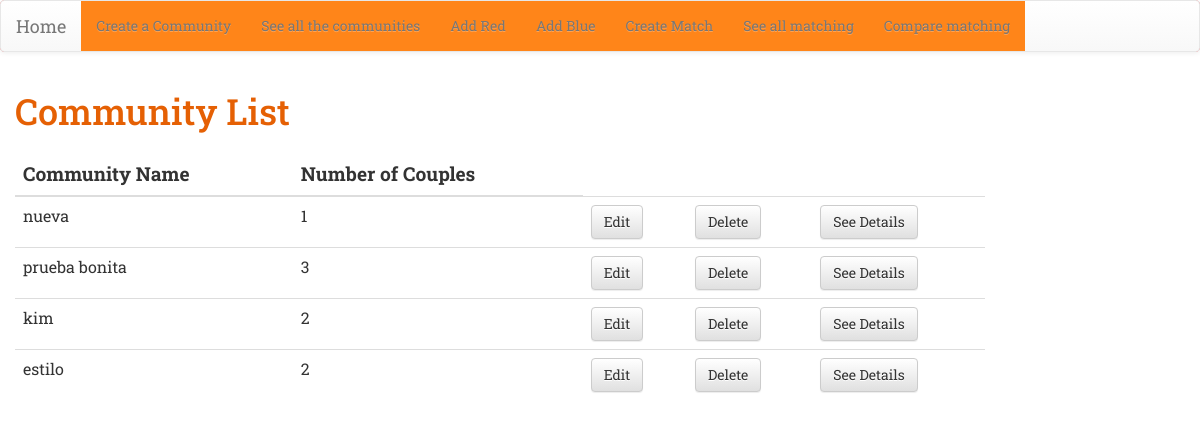
/community/, run on an earlier commit of the app's database.
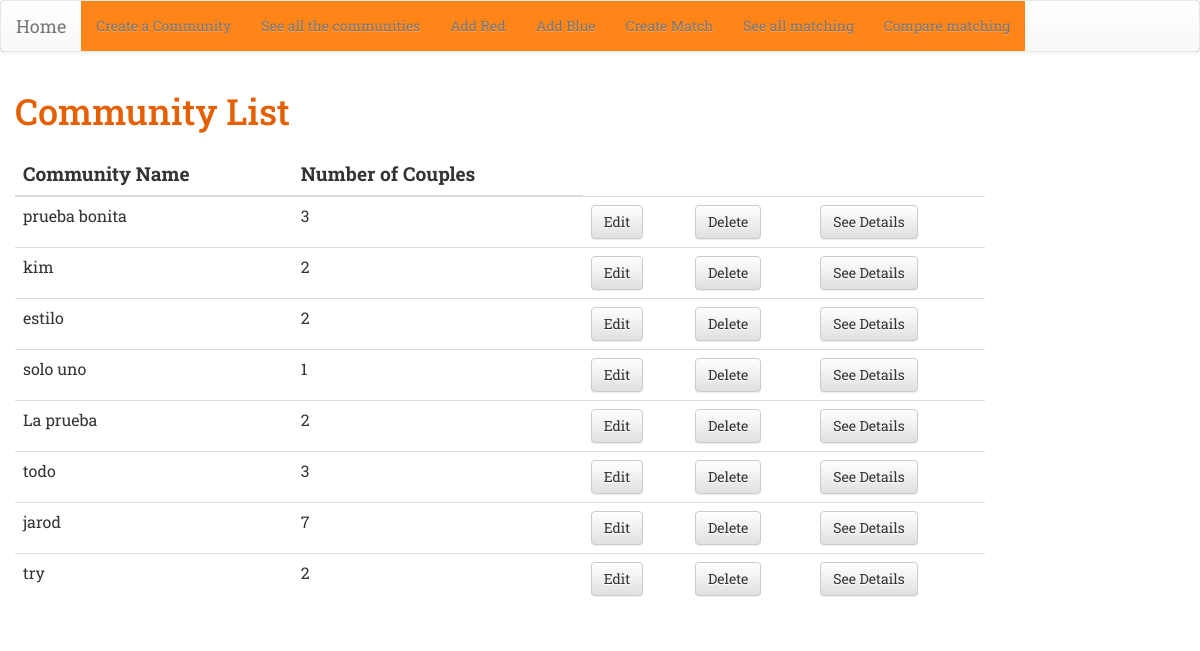
And on a later commit of the database.
### match/models.py (models this page shows, shortened)
class Community(models.Model):
    name = models.CharField(max_length=20, unique = True)
    number_couples = models.PositiveIntegerField()

### match/views.py (the view)
# urls.py: path('community/', views.community_list, name='community_list'),
def community_list(request):
    communities = Community.objects.all()
    return render(request, 'match/community_list.html', {'communities': communities})

### match/templates/match/community_list.html
{% extends 'match/base.html' %}
{% block content %}
<div class="row" >
  <div class="col-md-10 ">
    <h1>Community List</h1>
    <div class='table-container'>
      <table class="table table-hover">
        <thead>
          <tr>
            <th class ="col-title" scope="col">Community Name</th>
            <th class ="col-title" scope="col">Number of Couples</th>
          </tr>
        </thead>
        <tbody>
          {% for community in communities %}
          <tr>
            <td>{{ community.name }}</td>
            <td>{{community.number_couples}}</td>
            <td><a class="btn btn-default" href="{% url 'community_edit' community.pk%}" ><span> Edit </span></a></td>
            <td><a class="btn btn-default" href="{% url 'community_delete' community.pk%}" ><span> Delete </span></a></td>
            <td><a class="btn btn-default" href="{% url 'community_details' community.pk%}" ><span> See Details </span></a></td>
          </tr>
          {% endfor %}
        </tbody>
      </table>
    </div>
  </div>
</div>
{% endblock %}

### match/templates/match/base.html (shortened to what this page needs)
{% load staticfiles %}
<html>
  <head>
    <link rel="stylesheet" href="//maxcdn.bootstrapcdn.com/bootstrap/3.2.0/css/bootstrap.min.css">
    <link rel="stylesheet" href="//maxcdn.bootstrapcdn.com/bootstrap/3.2.0/css/bootstrap-theme.min.css">
    <link rel="stylesheet" href="{% static 'css/match.css' %}">
  </head>
  {% include 'match/navbar.html' %}
<div class="content container">
     <div class="row">
             {% block content %}
             {% endblock %}
     </div>
 </div>
</html>

### match/templates/match/navbar.html (shortened to what this page needs)
  <nav class="navbar navbar-default">
    <div class="container-fluid">
      <div class="navbar-header">
        <a class="navbar-brand" href="{% url 'home' %} ">Home</a>
      </div>
      <div class="collapse navbar-collapse" id="bs-example-navbar-collapse-1">
        <ul class="nav navbar-nav">
          <li><a href="{% url 'community_new' %}"><span>Create a Community</span></a></li>
          <li><a href="{% url 'community_list' %}" ><span>See all the communities </span></a></li>
          <li><a href="{% url 'new_red' %}" ><span>Add Red </span></a></li>
          <li><a href="{% url 'new_blue' %}" ><span>Add Blue </span></a></li>
          <li><a href="{% url 'new_matching' %}" ><span>Create Match </span></a></li>
          <li><a href="{% url 'matching_list' %}" ><span>See all matching </span></a></li>
          <li><a href="{% url 'matching_compare' %}" ><span>Compare matching </span></a></li>
        </ul>
      </div>
    </div>
  </nav>

### match/static/css/match.css (style rules this page uses)
.navbar-default { background-color: Red; border-color: #E7E7E7; }
.navbar-nav a { background-color: #ff8519; border-color: white; }
nav { background-color: Red; }
h1 { color: #e56004; }
.col-title { font-weight: bold; font-size: 1.2em; }
.table-container { padding-top: 10px; }

What changed in the data, as far as the page shows it:
removed Community: name "nueva", number_couples "1"
added Community: name "solo uno", number_couples "1"
added Community: name "La prueba", number_couples "2"
added Community: name "todo", number_couples "3"
added Community: name "jarod", number_couples "7"
added Community: name "try", number_couples "2"
